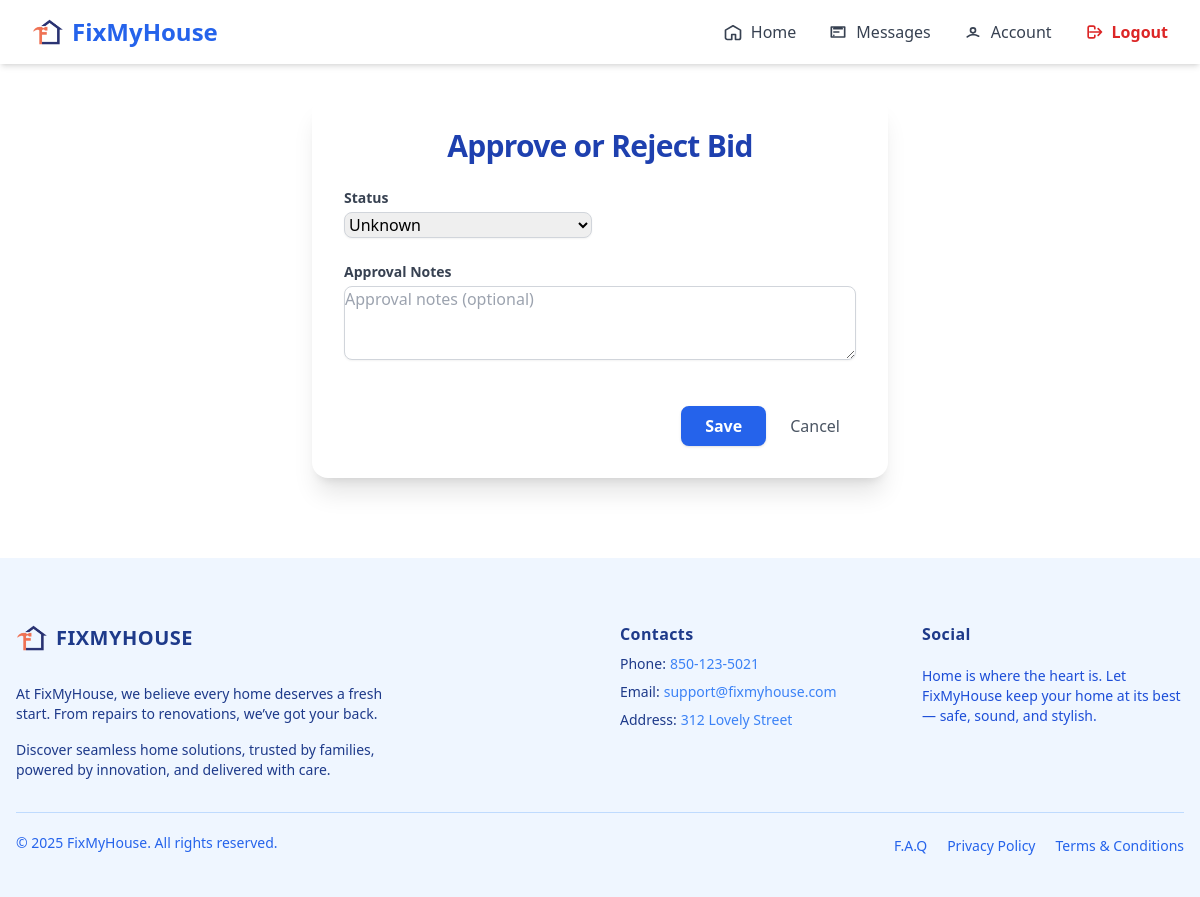
The app's page /agent/bidding/2/approve/ (signed in), older data.
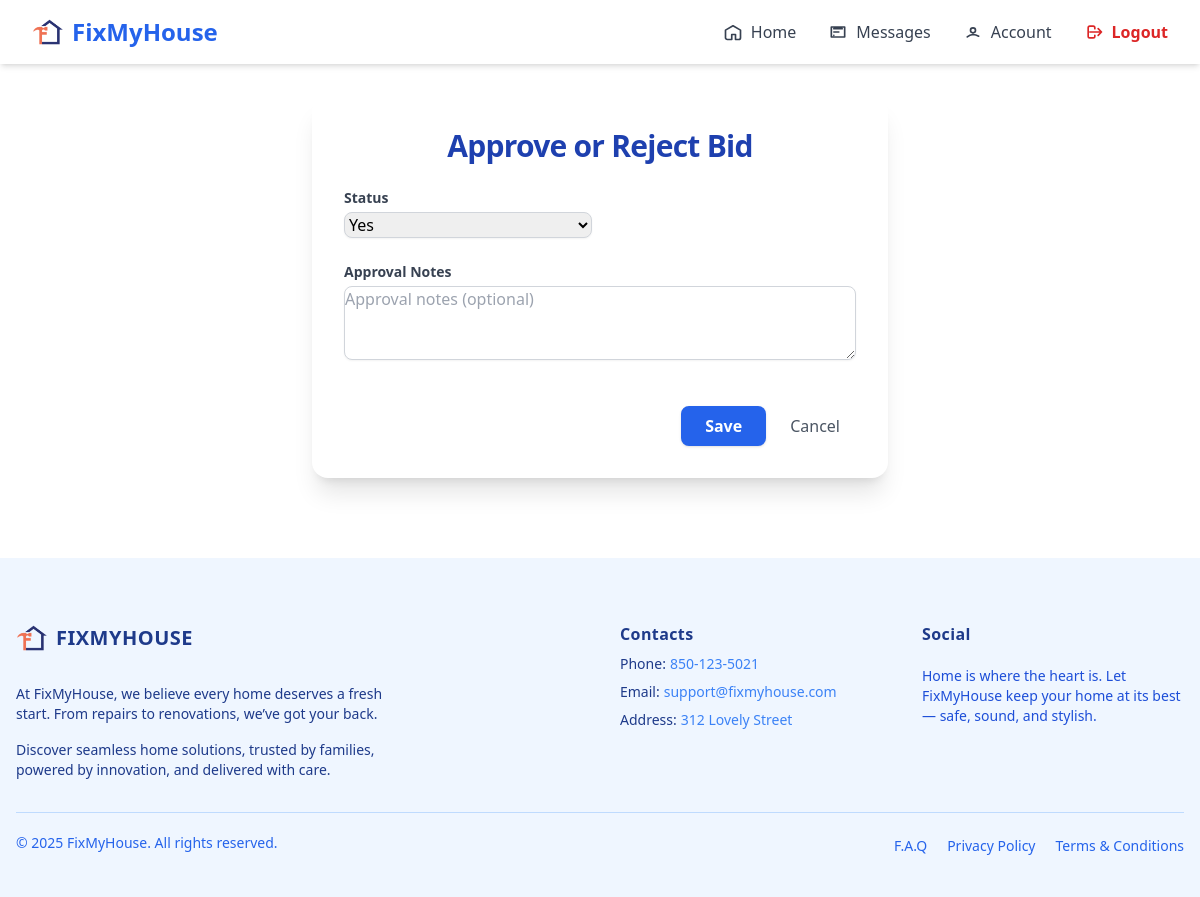
The same page, newer data.
### trader/models/biddingTrader.py (models this page shows, shortened)
class Bidding(models.Model):
    trader = models.ForeignKey(TraderRegistration, on_delete=models.CASCADE, related_name='bid_trader')
    agent = models.ForeignKey(AgentRegister, on_delete=models.SET_NULL, null=True, blank=True, related_name='bid_agent')
    jobs = models.ForeignKey(Jobs, on_delete=models.SET_NULL, null=True, blank=True, related_name='jobs_related')
    team_member = models.ForeignKey(TeamMember, on_delete=models.SET_NULL, null=True, blank=True, related_name='teams_related')
    labour_per_hour = models.DecimalField(max_digits=10, decimal_places=2, null=True, blank=True)
    callout_rate = models.DecimalField(max_digits=10, decimal_places=2, null=True, blank=True)
    parts_qty = models.PositiveIntegerField(default=0)
    parts_unit_price = models.DecimalField(max_digits=10, decimal_places=2, default=0)
    hours = models.DecimalField(max_digits=5, decimal_places=2, default=0)
    appliance_model_price = models.DecimalField(max_digits=10, decimal_places=2, default=0)
    appliance_model = models.CharField(max_length=100, blank=True, null=True)
    notes = models.TextField(blank=True, null=True)
    created_at = models.DateTimeField(auto_now_add=True)
    is_approved = models.BooleanField(null=True, blank=True, default=None, help_text="None=pending, True=approved, False=rejected")
    is_active = models.BooleanField(null=True, blank=True, default=True)
    approved_at = models.DateField(auto_now_add=True, null=True, blank=True)
    approved_by = models.ForeignKey(AgentRegister, on_delete=models.SET_NULL, null=True, blank=True, related_name='approved_bids')
    approval_notes = models.TextField(blank=True, null=True)

### agent/views/biddingApproval.py (the view, shortened to what this page needs)
# urls.py: path('bidding/<int:pk>/approve/', BiddingApprovalView.as_view(), name='bidding_approval')
@method_decorator([login_required, agent_required], name='dispatch')
class BiddingApprovalView(UserPassesTestMixin, UpdateView):
    model = Bidding
    form_class = BiddingApprovalForm
    template_name = 'pages/bidding_approval.html'
    success_url = reverse_lazy('agent_bid_list')
    def test_func(self):
        return hasattr(self.request.user, 'agentregister')

### agent/forms.py
class BiddingApprovalForm(forms.ModelForm):
    class Meta:
        model = Bidding
        fields = ['is_approved', 'approval_notes']
        widgets = {
            'approval_notes': forms.Textarea(attrs={'rows': 3, 'placeholder': 'Approval notes (optional)'}),
        }

### agent/templates/pages/bidding_approval.html (shortened to what this page needs)
{% extends "baseAgent.html" %}
{% load widget_tweaks %}
{% block content %}
{% include 'components/home/navigatorBaseAgent.html' %}
<div class="max-w-xl mx-auto p-4 sm:p-8 bg-white shadow-xl rounded-2xl mt-8 mb-[5rem]">
  <h2 class="text-2xl sm:text-3xl font-bold text-blue-800 mb-6 text-center tracking-tight">
    Approve or Reject Bid
  </h2>
  <form method="post" class="grid grid-cols-1 gap-6">
    <div class="grid grid-cols-1 sm:grid-cols-2 gap-4 items-center">
      <div>
        <label class="block text-sm font-semibold text-gray-700 mb-1">Status</label>
        {{ form.is_approved|add_class:"w-full border border-gray-300 rounded-lg shadow-sm focus:ring-2 focus:ring-blue-400 focus:border-blue-400 transition" }}
      </div>
    </div>
    <div>
      <label class="block text-sm font-semibold text-gray-700 mb-1">Approval Notes</label>
      {{ form.approval_notes|add_class:"w-full border border-gray-300 rounded-lg shadow-sm focus:ring-2 focus:ring-blue-400 focus:border-blue-400 transition" }}
    </div>
    <div class="flex flex-col sm:flex-row justify-end gap-2 mt-4">
      <button type="submit" class="bg-blue-600 text-white px-6 py-2 rounded-lg font-semibold hover:bg-blue-700 shadow transition">Save</button>
      <a href="javascript:history.back()" class="text-gray-600 hover:underline px-4 py-2">Cancel</a>
    </div>
  </form>
</div>
{% include 'components/footerAgent.html' %}
{% endblock %}

Row changes from the older to the newer data that the page shows:
changed Bidding: is_approved "Unknown" → "Yes"
